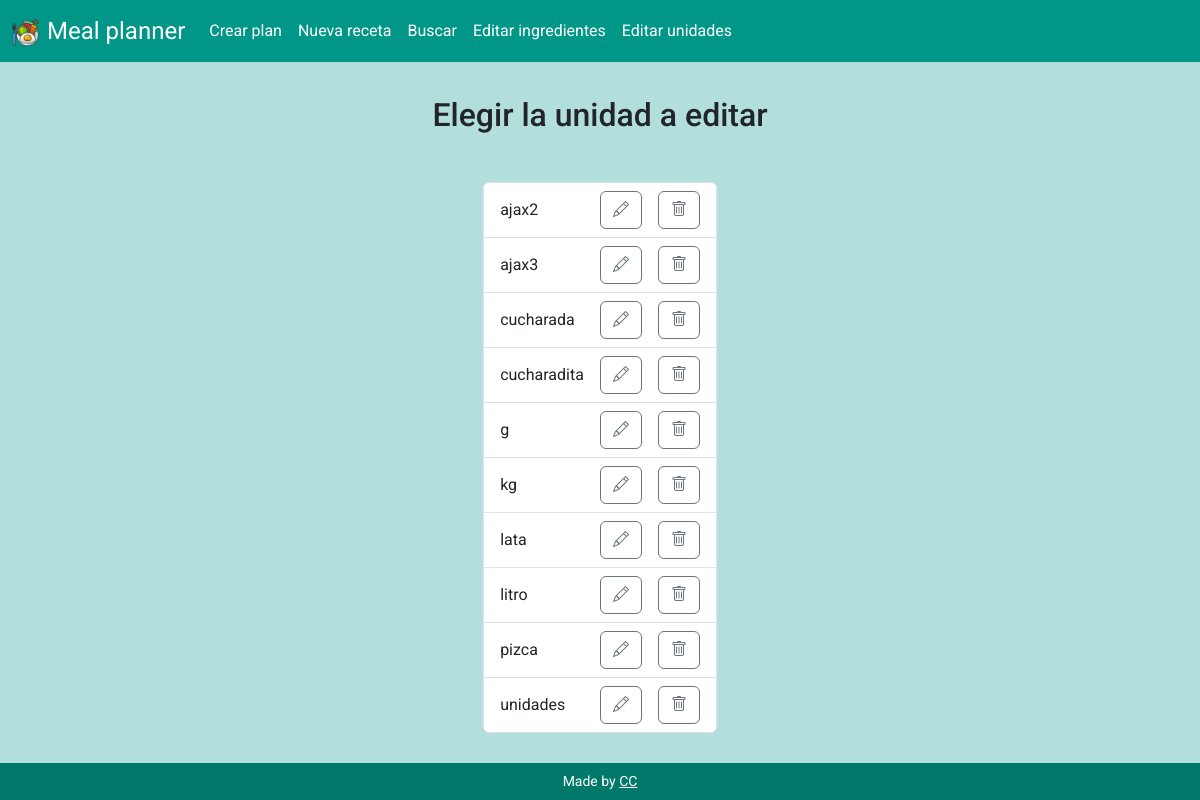
/edit_units, run on an earlier commit of the app's database.
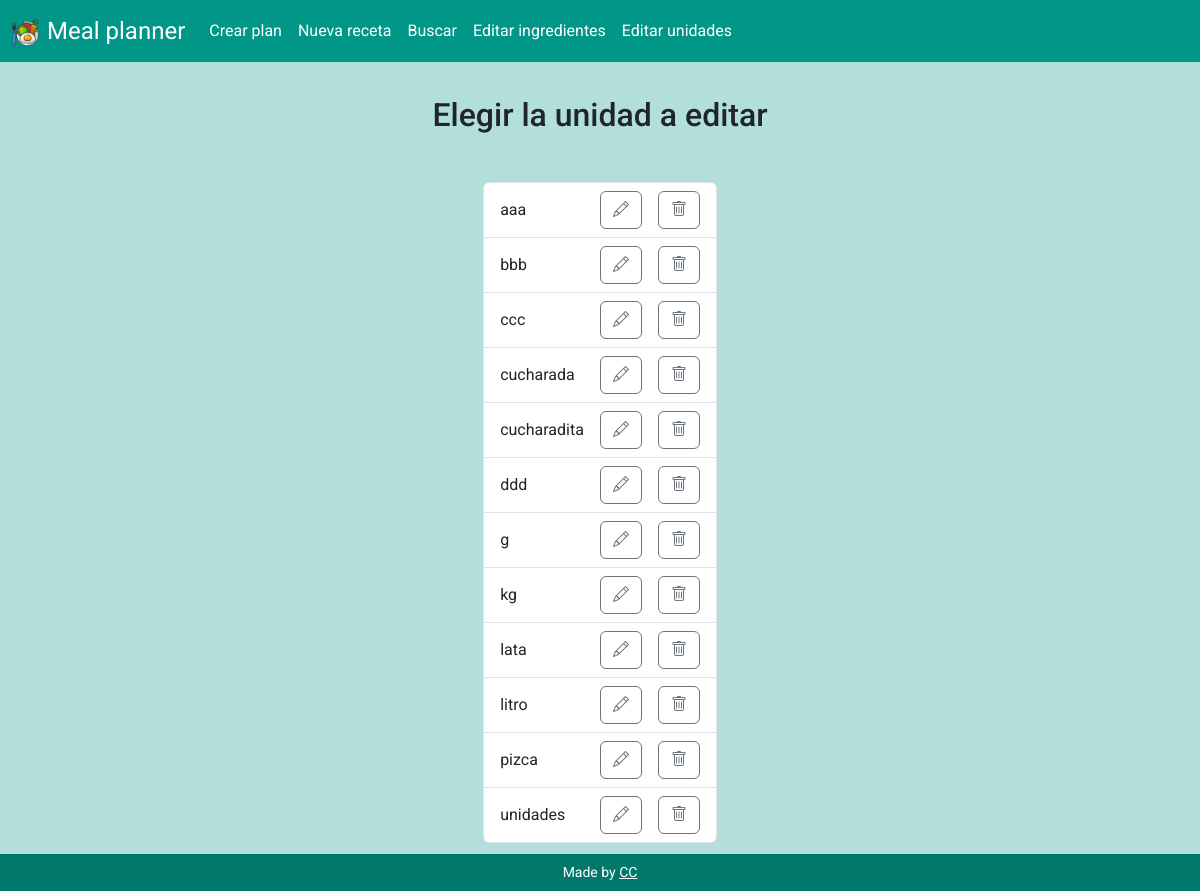
And on a later commit of the database.
### tables this page shows
CREATE TABLE units (id INTEGER PRIMARY KEY AUTOINCREMENT NOT NULL, name TEXT NOT NULL);

### app.py (the view)
@app.route("/edit_units")
def edit_units():
    cur = db_connect()
    cur.execute("SELECT * FROM units ORDER BY name ASC")
    all_units = cur.fetchall()
    db_close(cur)
    return render_template("edit_units.html", all_units=all_units)

### app.py (called while the page is built)
def db_connect():
    con = sqlite3.connect("meal_planner.db")
    con.row_factory = sqlite3.Row
    cur = con.cursor()
    return cur

def db_close(con):
    con.close()

@app.after_request
def after_request(response):
    response.headers["Cache-Control"] = "no-cache, no-store, must-revalidate"
    response.headers["Expires"] = 0
    response.headers["Pragma"] = "no-cache"
    return response

### templates/edit_units.html (shortened to what this page needs)
{% extends "layout.html" %}
{% block main %}
<section class="container-fluid text-center">
    <h2 class="mb-5">Elegir la unidad a editar</h2>
    <ul class="list-group d-inline-flex">
        {% for unit in all_units %}
            <li class="list-group-item d-flex justify-content-between align-items-center">
                <p class="m-0">{{ unit["name"] }}</p>
                <div class="d-flex">
                    <form action="/edit_single_unit" method="get">
                        <button type="submit" class="btn btn-outline-secondary mx-3"><i class="bi bi-pencil"></i></button>
                    </form>
                    <form action="/delete_unit" method="get">
                        <button type="submit" class="btn btn-outline-secondary"><i class="bi bi-trash"></i></button>
                    </form>
                </div>
            </li>
        {% endfor %}
    </ul>
</section>
{% endblock %}

What changed in the data, as far as the page shows it:
removed units: name "ajax2"
removed units: name "ajax3"
added units: name "aaa"
added units: name "bbb"
added units: name "ccc"
added units: name "ddd"
